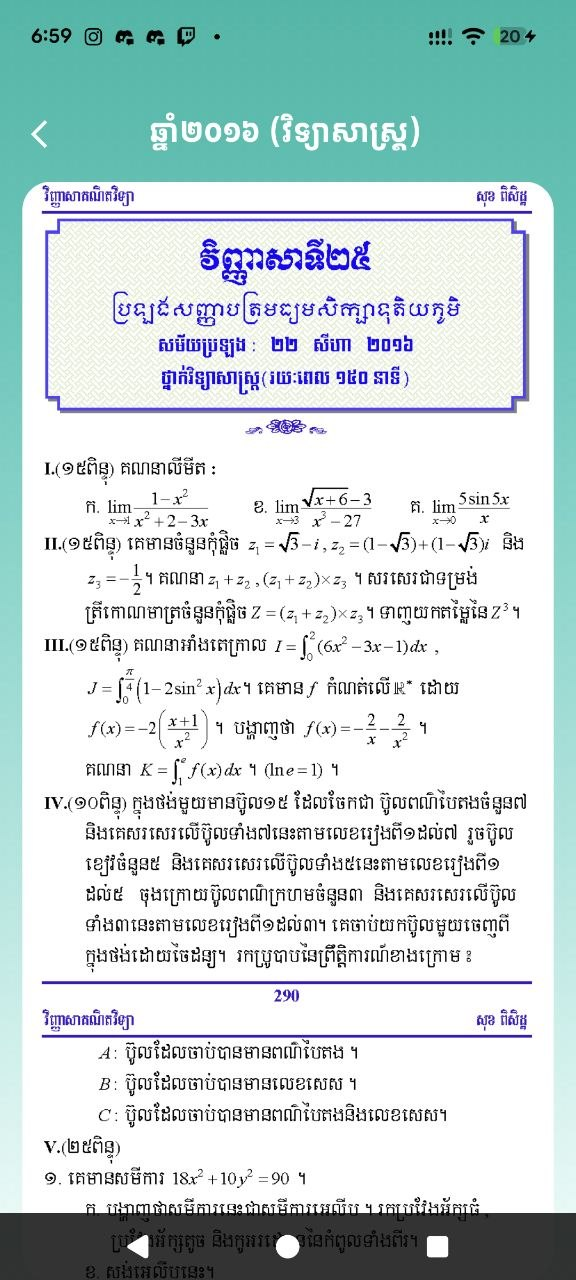
#> input picture photo_10_2026-08-21_19-02-09.jpg, 576 x 1280 px
$ python -i vision.py   (imports and definitions only)
#> lines starting #> are read from the running program, lines starting #| are printed output that depends on the picture
#> further down, picture is the input picture: PIL image 576x1280 RGB; mean R, G, B 199.4, 215.7, 215.9
"""Server-side handwriting detection via a local Ollama vision model.

Receives a raw image, crops/upscales to the ink strokes, and asks the vision
model to transcribe the handwritten math answer.
"""
import base64
import io
import json
import re

import httpx
from PIL import Image

from cache import allow_gemini, get_system_model_settings
from core.config import settings
from engine import llm
from engine.concurrency import run_in_thread

# Pillow decompression-bomb guard: a tiny highly-compressed PNG can otherwise
# decode to hundreds of millions of pixels and exhaust RAM. Canvas exports are
# small; 25 MP is far above any real submission and well under Pillow's default.
Image.MAX_IMAGE_PIXELS = 25_000_000

PROMPT = r"""You are reading a student's HANDWRITTEN MATH WORK on a canvas. There may be just
one line (the final answer alone) or several lines (scratch work leading up to a final answer),
using digits 0-9 and symbols + - * / = ^ sqrt pi ( ) and the letter i (imaginary unit).

The student may be answering a Khmer word problem, so lines can mix Khmer text (words such as
ប្រូបាប៊ីលីតេ, ប៊ូល, ក្រហម) and/or Khmer digits (០១២៣៤៥៦៧៨៩) with the math. Transcribe
Khmer text and Khmer digits EXACTLY as written — do NOT convert them to Arabic digits and do NOT
drop them. The math symbols still go in plain text form (see below).

Step 1: read EVERY line of ink, top to bottom, exactly as written, into "lines" (one string
per line, in the order they appear on the page). Do not merge separate lines and do NOT skip
any line — include intermediate lines, the limit/integral notation, and the final answer line.

For each line, ALSO give "lines_latex": the same line typeset as LaTeX for display (e.g.
\frac{a}{b}, \lim_{x \to 4}, superscripts). lines_latex[i] must correspond one-to-one to
lines[i]. If a line contains Khmer words, put only the MATHEMATICAL parts as LaTeX and leave
the Khmer words out of lines_latex (it is display-only math; never force Khmer text into LaTeX).

For each line, ALSO give "lines_boxes": the bounding box of that line's ink, as four
normalized coordinates [x1, y1, x2, y2] each between 0 and 1, relative to the image
(left=0, right=1, top=0, bottom=1). The box must tightly enclose the line's actual ink
strokes (not empty space above/below). lines_boxes[i] must correspond one-to-one to lines[i].

For each line, ALSO give "lines_confidence": your confidence (float 0-1) that "lines"[i]
is exactly what was written, and "lines_alt"/"lines_alt_latex": up to 2 GENUINELY plausible
alternate readings of that SAME line (plain text and LaTeX, same format rules as "lines"/
"lines_latex" above) when — and ONLY when — the ink is truly ambiguous (e.g. it's unclear
whether a term sits inside or outside a fraction, an unclear bracket grouping, a digit that
could be read two ways, a division bar that might or might not extend under a term). Do NOT
invent alternates for lines you can read clearly — leave "lines_alt"/"lines_alt_latex" as
empty lists [] for those, which will be most lines. lines_confidence[i]/lines_alt[i]/
lines_alt_latex[i] must correspond one-to-one to lines[i] (lines_alt[i] and lines_alt_latex[i]
are themselves lists, e.g. lines_alt[2] = ["(x - 2)(x + 2)(x + 2)"] for one alternate).

IMPORTANT — "lines" MUST be plain-text math, NEVER LaTeX. Do NOT use \frac, \textstyle,
\displaystyle, \left, \right, \sqrt{}, or any backslash commands in "lines". Khmer glyphs are
allowed in "lines" (they are plain text, not LaTeX). Fractions go as
(a)/(b) with parentheses around the numerator AND denominator. Square roots go as sqrt(...).
Write limits in full including the arrow: "lim_{x -> 4} (x^2-16)/(x-4)". Examples:
  "lim_{x -> 4} (x^2-16)/(x-4)"
  "= ((x-4)(x+4))/(x-4)"
  "= x+4"
  "= 8"

Step 2: identify the FINAL ANSWER — usually the last line, or the value after "=" on the last
line — and report it again on its own as a clean math expression in "raw_text"/"latex"/
"tokens", the same way you would if it were the only thing written. If the answer was written
with Khmer digits, keep them in "raw_text" exactly as written. If the student wrote a sub-part
letter with their answer (A:, B:, C:, D:, P(A), P(B), or the Khmer letters ក. ខ. គ. ឃ.), keep it
in "raw_text" too, e.g. "B: 3/49" or "ខ: 3/49", so the app knows which part they answered. If the
final line is instead a written CONCLUSION (e.g. "so f is discontinuous at x=1", "the function is
continuous", "donc f est continue"), transcribe that conclusion sentence verbatim into "raw_text"
— do not force it into a bare number or drop words to make it look like an equation; "latex" and
"tokens" can be left as a plain rendering of the same sentence in that case.

Respond with ONLY a JSON object, no markdown, no extra text, in this exact shape:
{"lines": ["<line 1 plain ASCII>", "<line 2 plain ASCII>", ...],
 "lines_latex": ["<line 1 as LaTeX>", "<line 2 as LaTeX>", ...],
 "lines_boxes": [[x1, y1, x2, y2], [x1, y1, x2, y2], ...],
 "lines_confidence": [<float 0-1 per line>, ...],
 "lines_alt": [[], ["<alt reading of an ambiguous line>"], [], ...],
 "lines_alt_latex": [[], ["<same alt as LaTeX>"], [], ...],
 "raw_text": "<final answer only, as plain text, e.g. 13 or -9+69 or pi/4 or 3-4i>",
 "latex": "<final answer only, as LaTeX>",
 "tokens": ["<ordered individual symbols/numbers of the final answer>"],
 "confidence": <float 0-1, your confidence in the final answer>}

Example — the canvas shows "lim (x^2-16)/(x-4)" then "= ((x-4)(x+4))/(x-4)" then "= x+4" then "= 8",
where line 2's fraction bar length is ambiguous (could be read as missing the "/(x-4)" denominator
entirely, or as an extra "(x+4)" factor tacked onto the numerator):
{"lines": ["lim_{x -> 4} (x^2-16)/(x-4)", "= ((x-4)(x+4))/(x-4)", "= x+4", "= 8"],
 "lines_latex": ["\lim_{x \to 4} \frac{x^2-16}{x-4}", "= \frac{(x-4)(x+4)}{x-4}", "= x+4", "= 8"],
 "lines_boxes": [[0.1, 0.05, 0.95, 0.2], [0.1, 0.25, 0.9, 0.4], [0.1, 0.45, 0.6, 0.6], [0.1, 0.65, 0.5, 0.8]],
 "lines_confidence": [0.95, 0.6, 0.9, 0.95],
 "lines_alt": [[], ["(x - 2)(x + 2)(x + 2)"], [], []],
 "lines_alt_latex": [[], ["(x - 2)(x + 2)(x + 2)"], [], []],
 "raw_text": "8", "latex": "8", "tokens": ["8"], "confidence": 0.9}

Only if the image is completely blank (no ink at all), respond with:
{"lines": [], "lines_latex": [], "lines_boxes": [], "lines_confidence": [], "lines_alt": [],
 "lines_alt_latex": [], "raw_text": "", "latex": "", "tokens": [], "confidence": 0.0}
"""


# [56 lines left out: functions _strip_code_fence, _extract_braced, normalize_line, not called in this run]


def normalize_lines(lines) -> list[str]:
    return [normalize_line(line) for line in lines]


def normalize_alt_lists(alt_lists: list[list[str]]) -> list[list[str]]:
    return [normalize_lines(alts) for alts in alt_lists]


def _preprocess(image: Image.Image) -> tuple[Image.Image, dict | None]:
    """Crop to the ink strokes, pad, and upscale for the OCR model.

    Returns (processed_image, crop) where crop holds the original-image bounds
    (left/top/right/bottom) used to map the model's normalized line boxes back
    into the original image's pixel coordinates. crop is None when blank.
    """
    gray = image.convert("L")
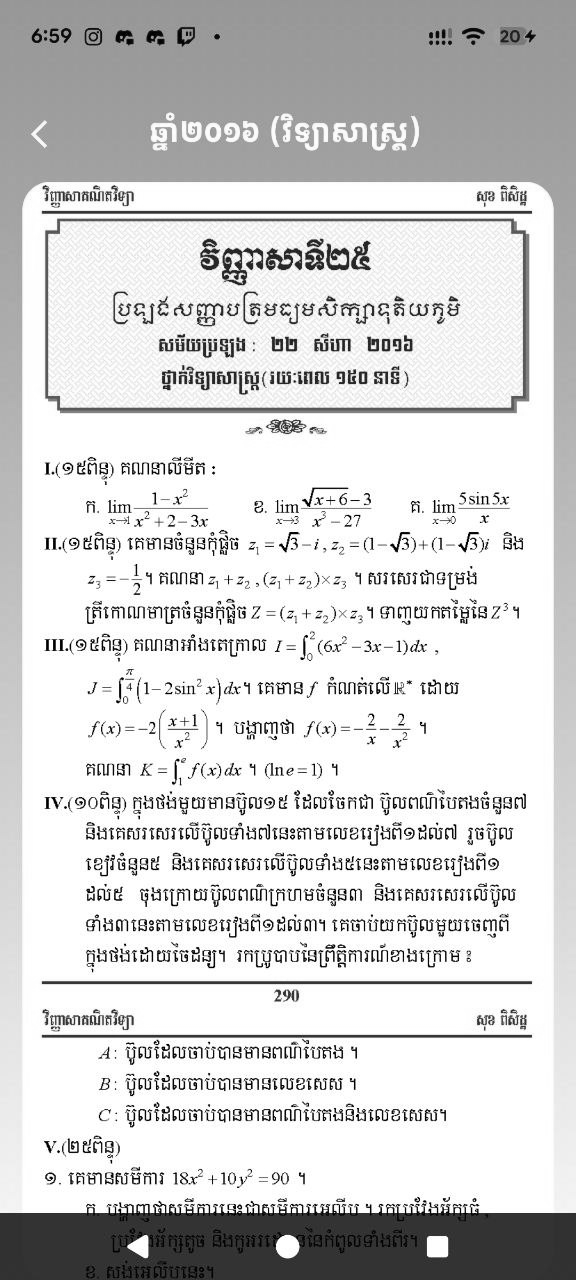
#> gray: PIL image 576x1280 L; min 0, max 255, mean 210.9
    bbox = gray.point(lambda p: 0 if p > 240 else 255).getbbox()
#> bbox = (0, 0, 576, 1280)
    if bbox is None:
        return image, None

    pad = 24
    left = max(0, bbox[0] - pad)
#> left = 0
    top = max(0, bbox[1] - pad)
#> top = 0
    right = min(image.width, bbox[2] + pad)
#> right = 576
    bottom = min(image.height, bbox[3] + pad)
#> bottom = 1280
    cropped = image.crop((left, top, right, bottom))

    w, h = cropped.size
#> w = 576; h = 1280
    scale = max(1, min(1024 // max(w, 1), 1024 // max(h, 1), 4))
#> scale = 1
    if scale > 1:
        cropped = cropped.resize((w * scale, h * scale), Image.Resampling.LANCZOS)
    return cropped, {"left": left, "top": top, "right": right, "bottom": bottom}


# [42 lines left out: functions _map_boxes_to_original, preprocess_bytes, not called in this run]


# [20 lines not run here, left out]


# [40 lines left out: function _finalize, not called in this run]


# [71 lines not run here, left out]

>>> from PIL import Image
>>> picture = Image.open('../../photo_10_2026-08-21_19-02-09.jpg')
>>> result = _preprocess(picture)

$ run again, on photo_11_2026-08-21_19-02-09.jpg
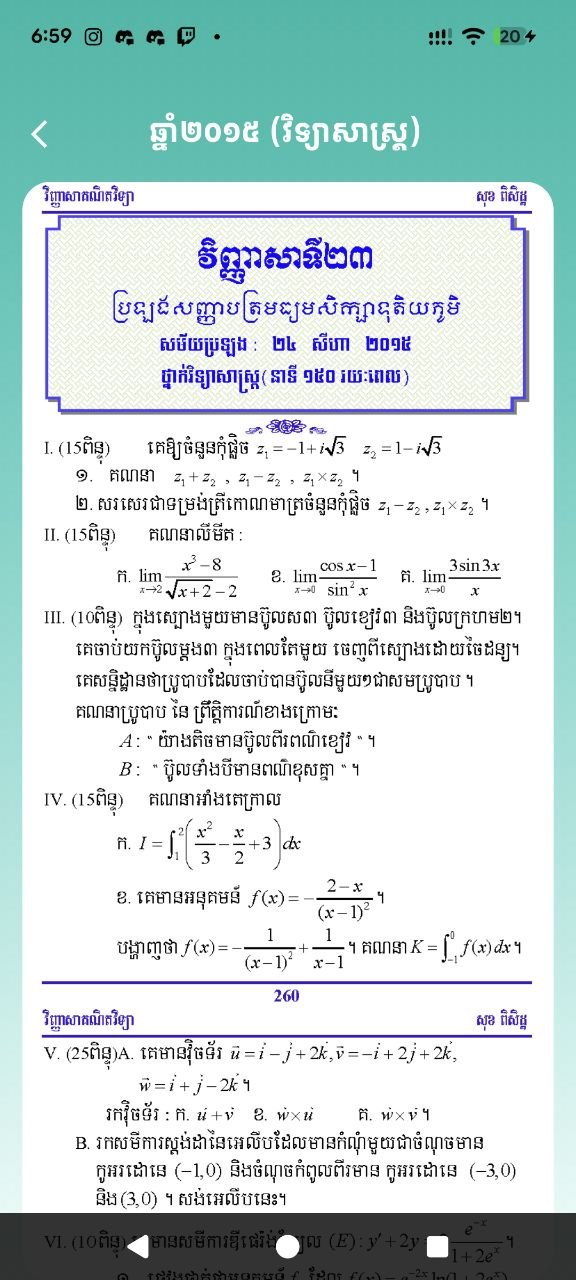
#> input picture photo_11_2026-08-21_19-02-09.jpg, 576 x 1280 px
#> picture is the input picture: PIL image 576x1280 RGB; mean R, G, B 200.7, 217, 217
#> in _preprocess, `gray = image.convert("L")`:
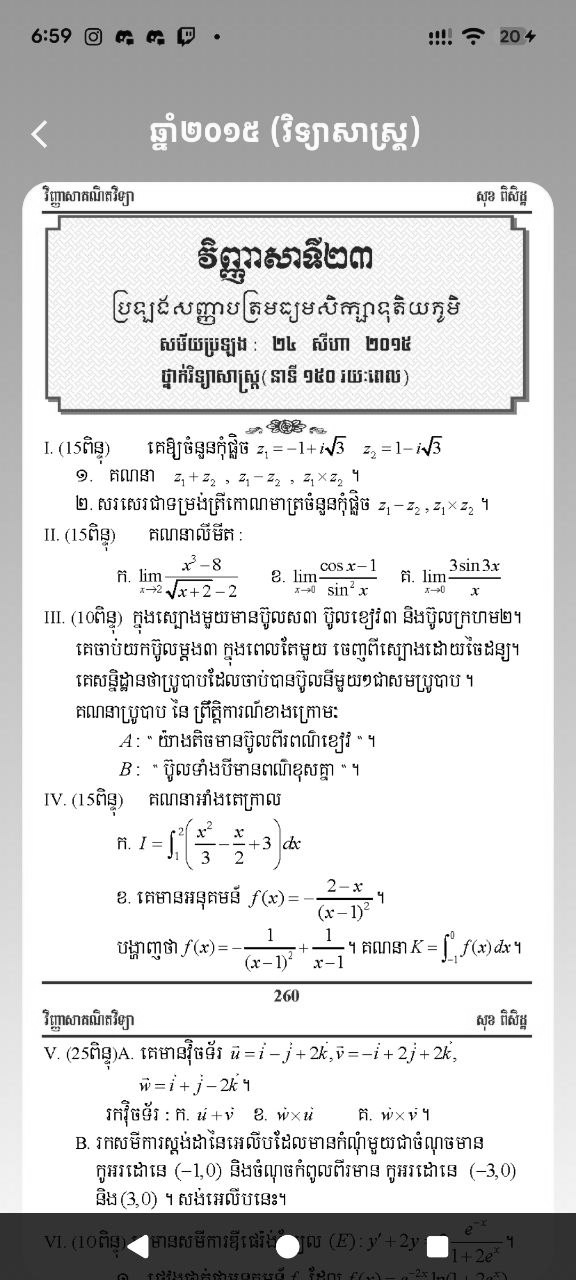
#> gray: PIL image 576x1280 L; min 0, max 255, mean 212.1
#> bbox = (0, 0, 576, 1280)
#> left = 0
#> right = 576
#> bottom = 1280

$ run again, on photo_1_2026-08-21_19-02-09.jpg
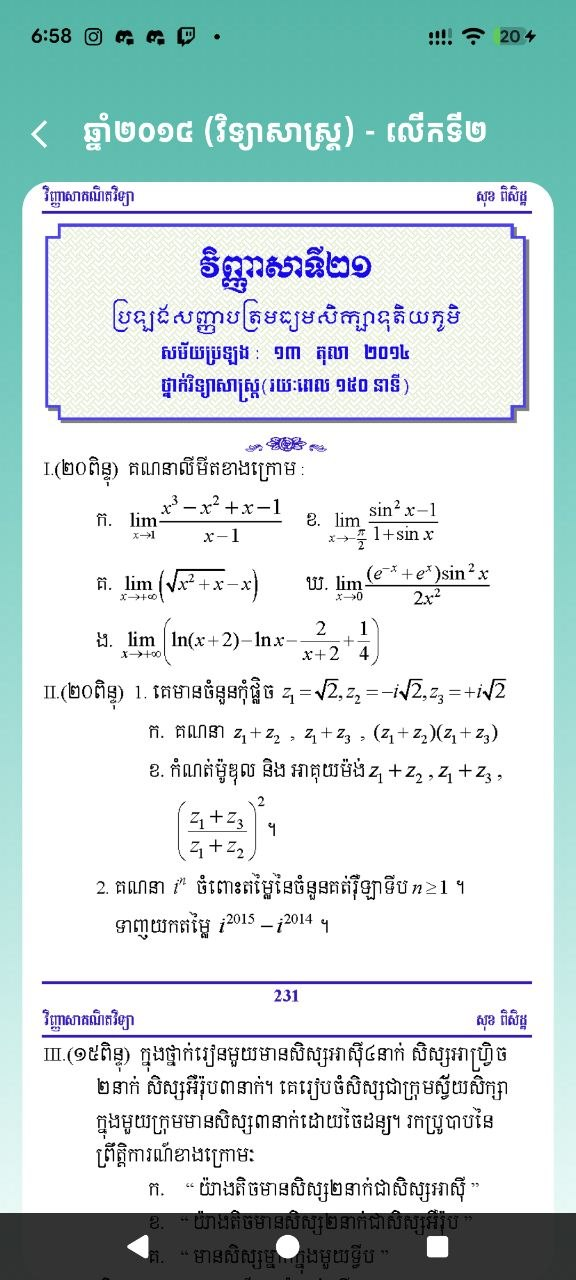
#> input picture photo_1_2026-08-21_19-02-09.jpg, 576 x 1280 px
#> picture is the input picture: PIL image 576x1280 RGB; mean R, G, B 202.2, 218.4, 218.4
#> in _preprocess, `gray = image.convert("L")`:
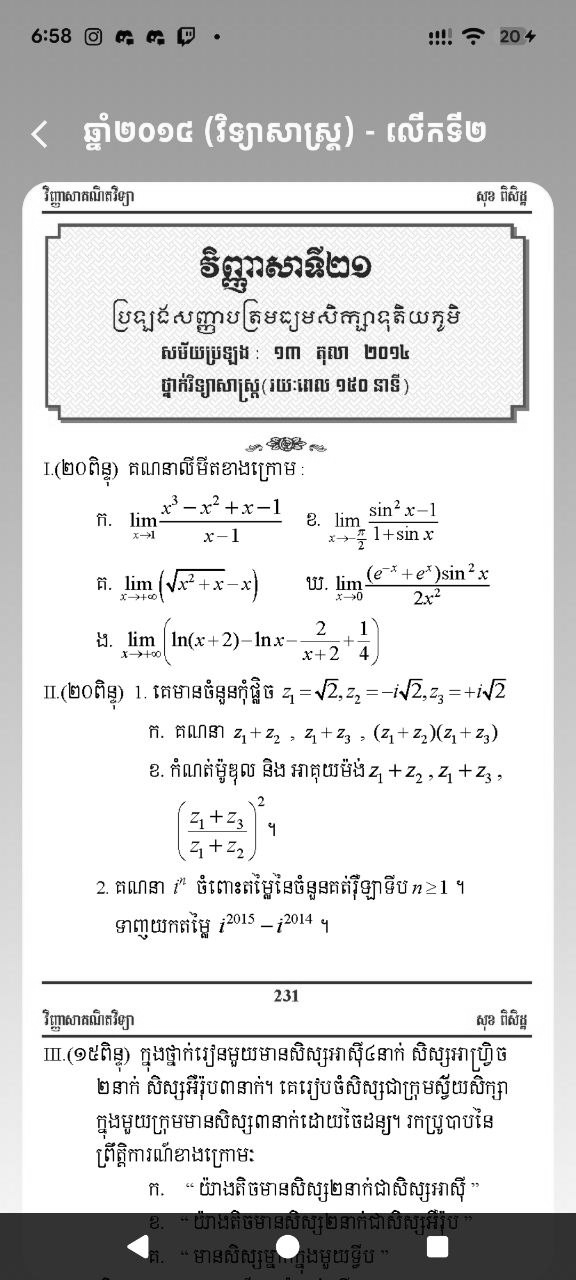
#> gray: PIL image 576x1280 L; min 0, max 255, mean 213.5
#> bbox = (0, 0, 576, 1280)
#> left = 0
#> right = 576
#> bottom = 1280

$ run again, on photo_2_2026-08-21_19-02-09.jpg
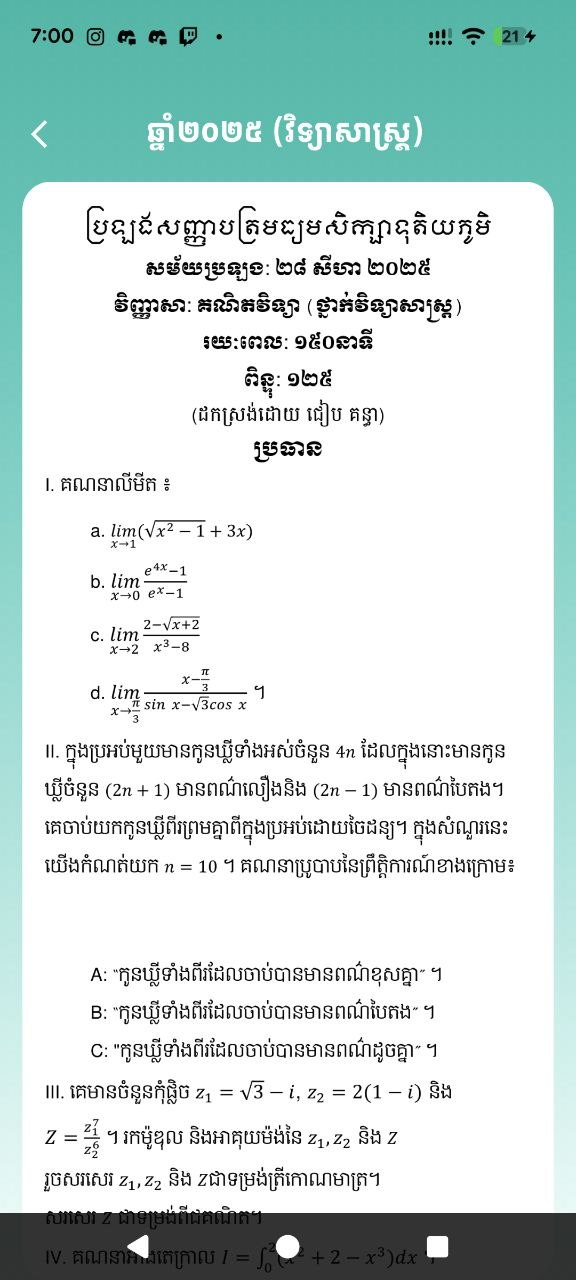
#> input picture photo_2_2026-08-21_19-02-09.jpg, 576 x 1280 px
#> picture is the input picture: PIL image 576x1280 RGB; mean R, G, B 205.3, 221.7, 219.3
#> in _preprocess, `gray = image.convert("L")`:
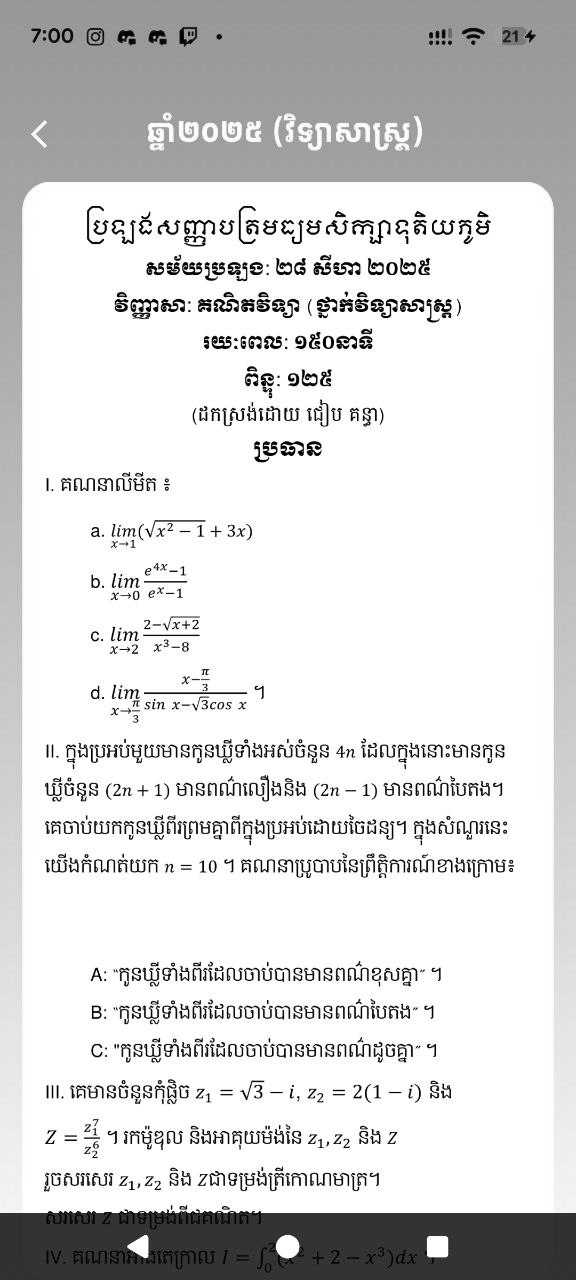
#> gray: PIL image 576x1280 L; min 0, max 255, mean 216.5
#> bbox = (0, 0, 576, 1280)
#> left = 0
#> right = 576
#> bottom = 1280
